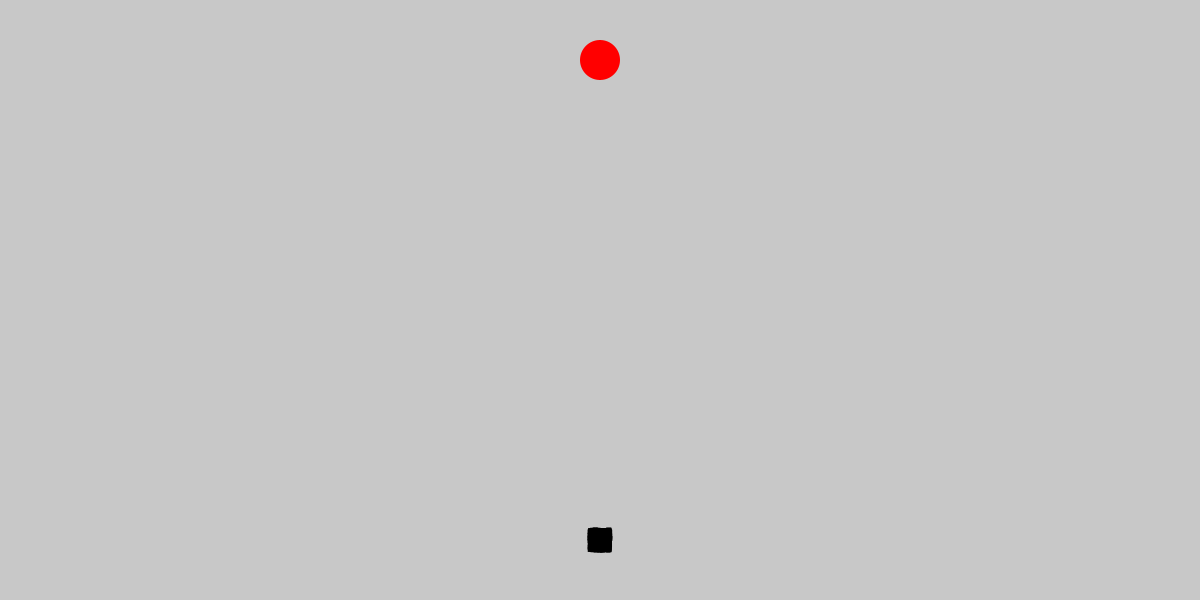
Frame 1 (no input)
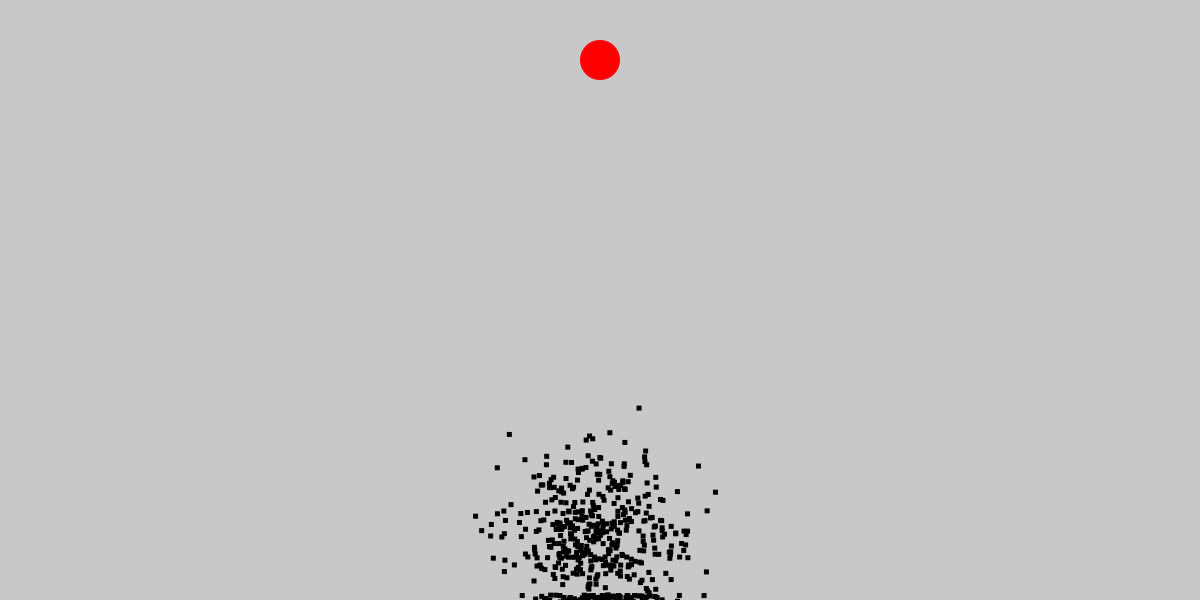
Frame 60 (the mouse pressed at the canvas centre just before this capture)
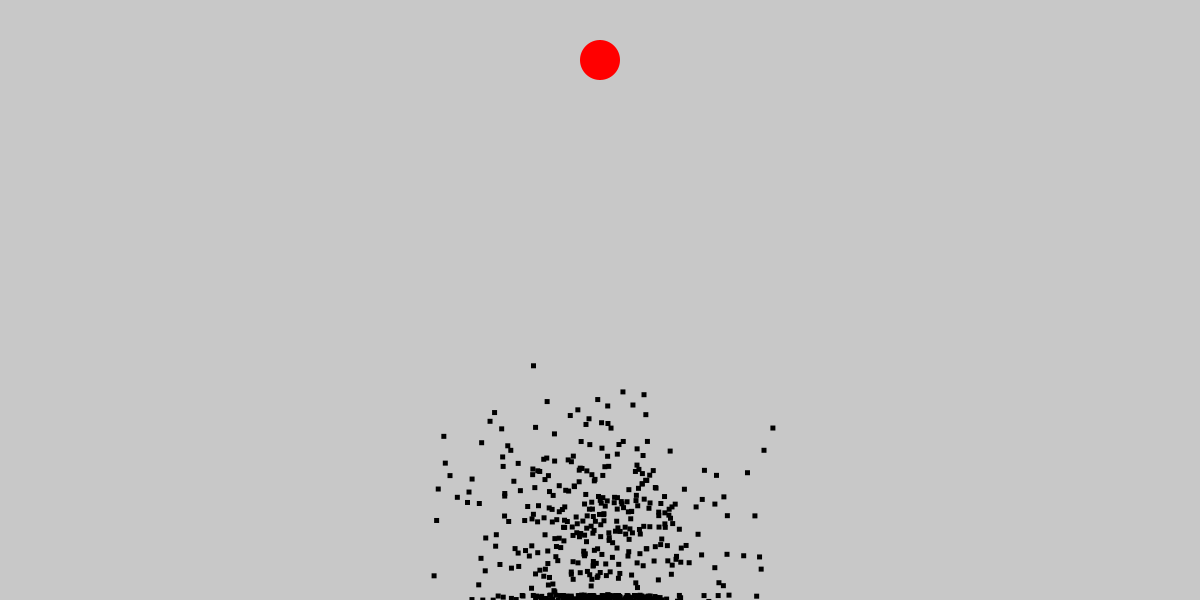
Frame 120 (the mouse held since frame 60 and released just before this capture)

The Processing sketch that drew these frames (run headless with seeded random() and noise(); from frame 60 on, the mouse is pressed at the canvas centre):

// Processing sketch: DumbCars
// ── DumbCars.pde
PVector VERTICAL = PVector.fromAngle(0);
PVector end;
Population pop;
void setup(){
  size(1200, 600);
  end = new PVector(width/2, height/10);
  pop = new Population(500, 600);
  pop.generate();
  noStroke();
}

void draw(){
  background(200);
  fill(255, 0, 0);
  ellipse(end.x, end.y, 40, 40);
  pop.update();
  pop.display();
}

// ── Car.pde
class Car {
  PVector pos;
  int maxSpeed, step;
  float fitness;
  String status;

  PVector[] path;
  int stepCount = 0;
  Car(int arraySize, float _px,float _py, float _ms) {
    path = new PVector[arraySize];
    pos = new PVector(_px, _py);
    maxSpeed = int(_ms);
    status = "alive";
  }

  void generateArray() {
    for (int i = 0; i < path.length; i++) {
      path[i] = new PVector(random(-maxSpeed, maxSpeed), random(-maxSpeed, maxSpeed));
    }
  }
  
  void display() {
    rectMode(CENTER);
    fill(0);
    rect(pos.x, pos.y, 5, 5);
  }
  
  void update() {
   if(status == "alive"){
     pos.add(path[step]);
   } else if (status == "complete"){
      fitness += 2;
   }
   checkStatus();
   step++;
  }
  
  void checkStatus(){
    if(pos.x < 5 || pos.x > width - 5 || pos.y < 5 || pos.y > height - 5){
     status = "dead"; 
    }
    if(PVector.dist(pos, end) < 20){
     status = "complete"; 
    }
  }
  
  void calcFitness(){
    fitness += 806 - PVector.dist(end, pos);
    fitness += 10;
    //fitness *= fitness;
  }
}

// ── Population.pde
class Population {
  int popSize, steps, counter;
  Car[] cars;
  Population( int p_, int s_) {
    popSize = p_;
    steps = s_;
    counter = 0;
  }

  void generate() {
    cars = new Car[popSize];
    for ( int i = 0; i < popSize; i++ ) {
      cars[i] = new Car(steps, width/2, height - (height/10),  10);
      cars[i].generateArray();
    }
  }

  void update() {
    if ( counter < 600 ){
      for ( int i = 0; i < popSize; i++ ) {
        cars[i].update();
      }
      
    } else if(counter > 630){
      nextGen();
    }
    
    counter++;
  }


  void display() {
    for ( int i = 0; i < popSize; i++ ) {
      cars[i].display();
    }
  }
  
  void calcFitness(){
    for ( int i = 0; i < popSize; i++ ) {
        cars[i].calcFitness();
      }
  }
  
  void nextGen() {
    calcFitness();
    Car temp = new Car(1, 0, 0, 0);
    for (int i = 0; i < popSize; i++){
      if(cars[i].fitness >= temp.fitness){
        temp = cars[i];
      }
    }
    
    println("Max Fitness: " + temp.fitness * 100);
    println("Best Candidate: " + temp.path);
    
    
    for (int i = 0; i < popSize; i++){
        cars[i].fitness = map(cars[i].fitness, 0, temp.fitness, 0, 1);
        cars[i].fitness *= 100;
        cars[i].fitness++;
    }
    
    
    int matingPoolLength = 0;
    for (int i = 0; i < popSize; i++){
        matingPoolLength  += Math.floor((double)cars[i].fitness);
    }
    Car[] matingPool = new Car[matingPoolLength];
    int count = 0;
    for (int i = 0; i < popSize; i++){
      for(int j = 0; j < Math.floor((double)cars[i].fitness); j++){
        matingPool[count] = cars[i];
        count++;
      }
    }
    
    
    
    Car[] nextGen = new Car[popSize];
    
    for (int i = 0; i < popSize; i++){
      nextGen[i] = mate(matingPool[int(random(matingPool.length))], matingPool[int(random(matingPool.length))]);
      mutate(nextGen[i]);
    }
    cars = nextGen;
    counter = 0;
  }
  
  Car mate(Car a, Car b){
    Car temp = new Car(steps, width/2, height - (height/10),  10);
    for(int i = 0; i < 600; i++){
      int coinFlip = round(1);
      if(coinFlip == 0){
         temp.path[i] = a.path[i];
      }
      if(coinFlip == 1){
         temp.path[i] = b.path[i];
      }
    }
    
    return temp;
  }
  
  Car mutate( Car a ){
    Car temp = a;
    for(int i = 0; i < temp.path.length; i++){
      if(random(1000) < 10){
       temp.path[i] = PVector.fromAngle(random(360)); 
      }
    }
    return temp;
  }
  
  
}
